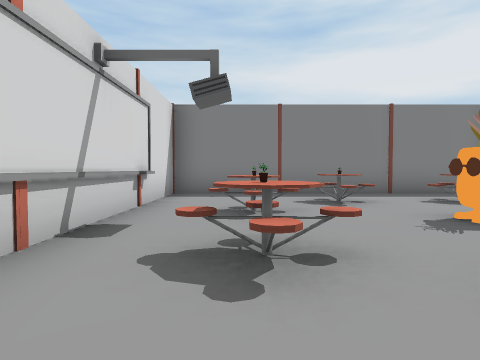
View 1 (above)

18 first-person views from a walk through a 3-D level made in the Unity game engine. The camera is 1.2 m above the floor, tilts 2° down and sees 75° across. Doors are open. The floor is counted in squares, 2 m on a side. Each view is taken from the middle of a square. On the plan, view 1 faces up. The plan holds only what a view shows up to about 9 squares ahead; the rest is blank. The player character is not drawn. Some animated figures are left out.

View 2
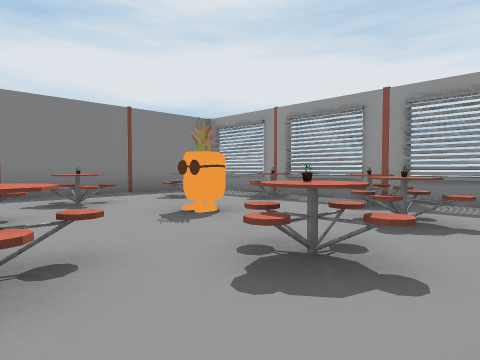

View 3
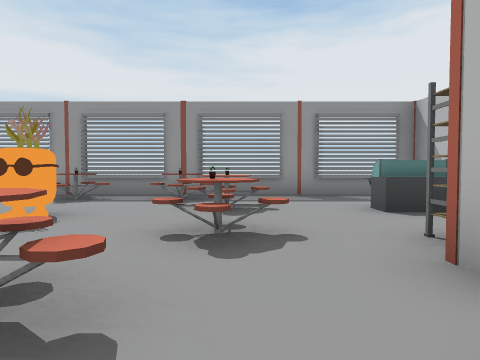

View 4
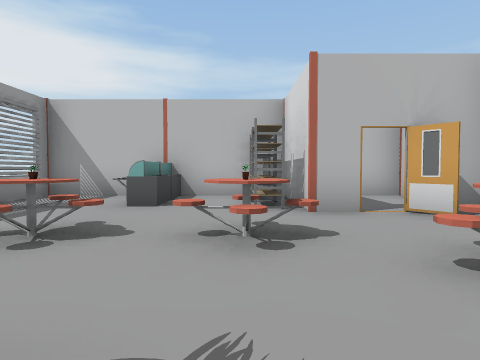

View 5
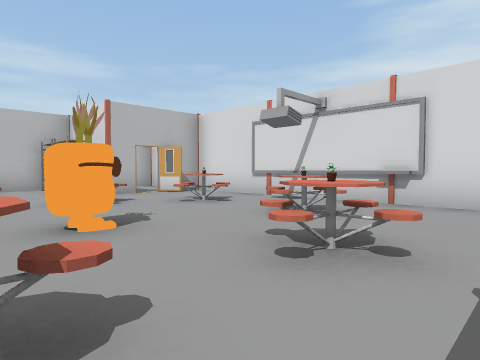

View 6
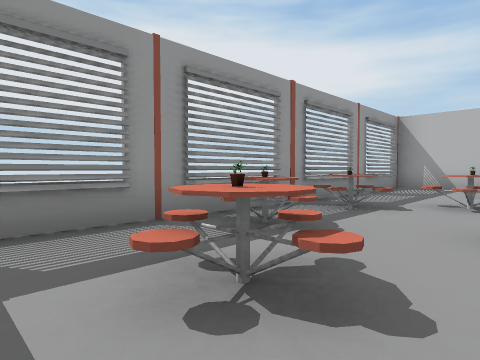

View 7
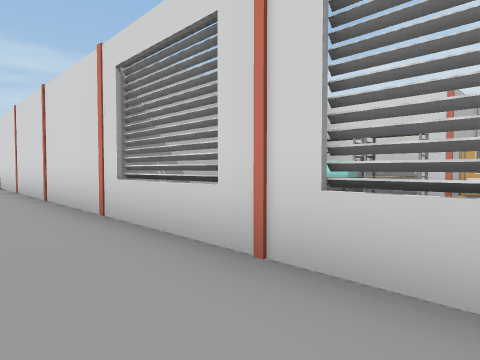

View 8
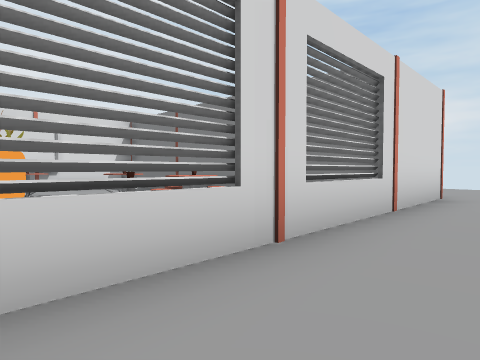

View 9
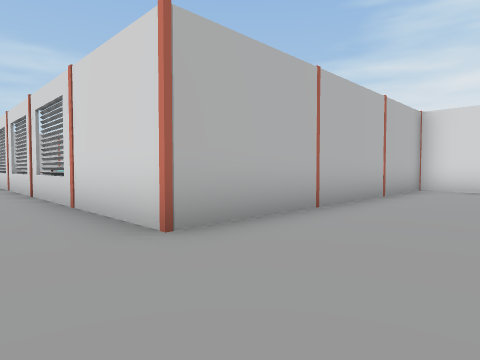

View 10
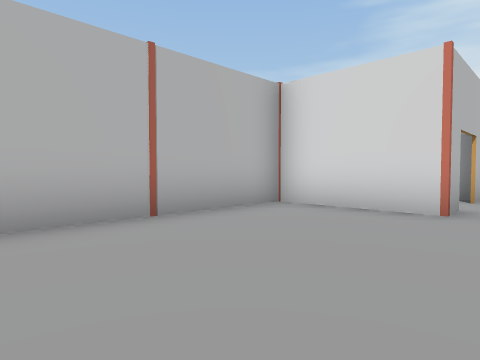

View 11
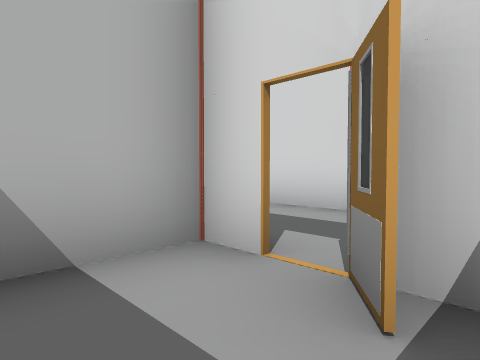

View 12
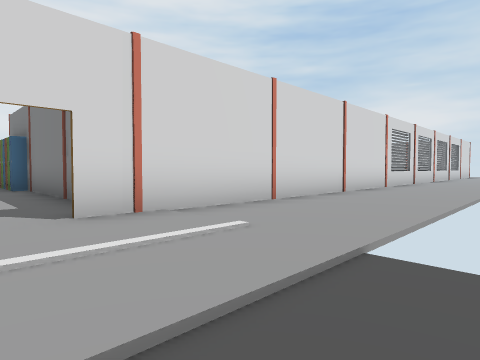

View 13
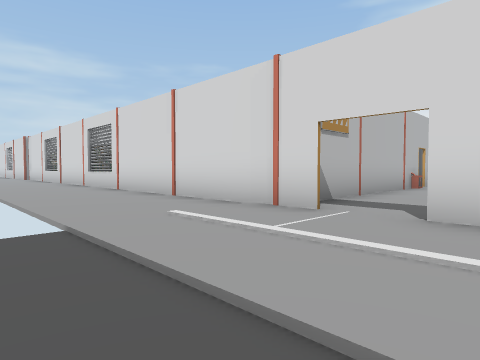

View 14
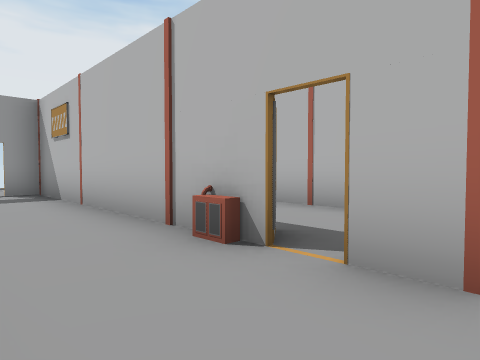

View 15
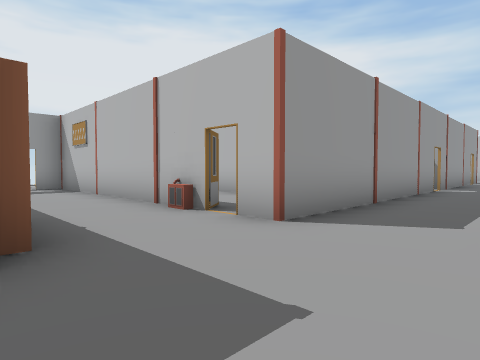

View 16
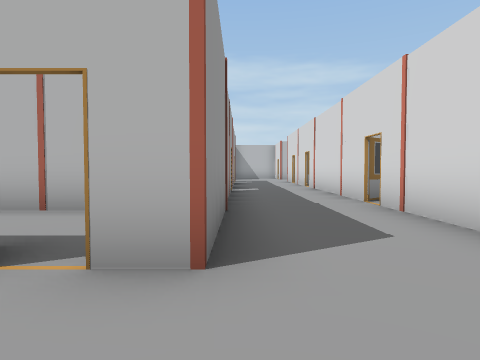

View 17
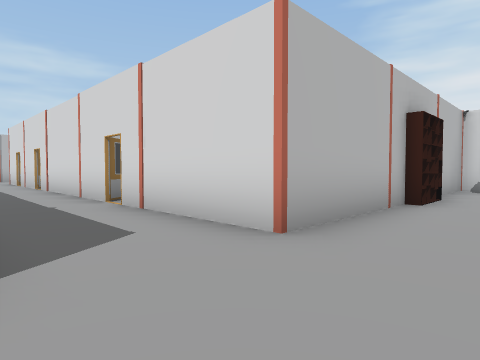

View 18
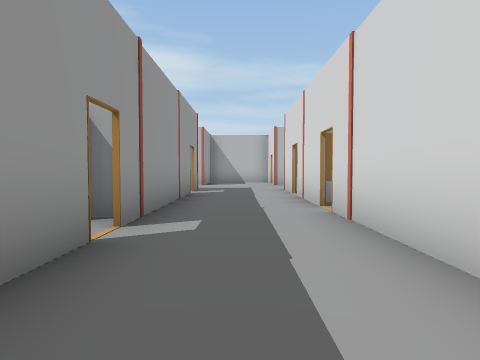

### Floor plan
Key: @ floor where view 1 was taken; # wall or solid block; . floor; D open door; = window, fence, low wall or low ledge; T table; P plant; R rack; L locker; S shelf; O other object.
Columns run from 12 left of view 1 to 10 right of it. Each row starts with its distance up from view 1.
 14            .....
 13         #D#..........
 12           #..........
 11           #..........
 10            ##     #..
  9                   #..
  8              ######.
  7           #.......#..
  6           #...T.T.=..
  5           #.T....T#..
  4           #.T..P.TT..
  3           #.......#..
  2           #.T....TT
  1           #...T.T.=..
  0           #O@.....#..
 -1           O..#R.O.#..
 -2          ....#R.O.=..
 -3         #.O#####O##..
 -4         #.        #..
 -5         #         #..
 -6                    ..
 -7                   #..
 -8                   #..
 -9                    ..
-10                    ..
-11         .    L#####....
-12       ............DD...
-13 #.................DD...
-14 ### S   #.# O######....
-15         #.  ..     ..
-16         #.   ..    ..
-17         O.#####    ..
-18        O..#        ..
-19         #.#        ..
-20         #.O        ..
-21         #..        ..
-22         O.#
-23        OO.#
-24         O.#
-25         O.O
-26        O...
-27         ...

Positions as (right, up) in squares from view 1, and headings:
1: (0, 0), facing up
2: (0, 0), facing up-right
3: (-1, 1), facing right
4: (2, 4), facing down
5: (4, 7), facing down-left
6: (3, 7), facing down-right
7: (8, 1), facing down-left
8: (8, 3), facing up-left
9: (8, 13), facing down-left
10: (3, 14), facing down-left
11: (0, -1), facing down-left
12: (10, -13), facing up-left
13: (10, -11), facing down-left
14: (-2, -12), facing down-right
15: (-4, -11), facing down-right
16: (-2, -12), facing down
17: (-2, -12), facing down-left
18: (-3, -18), facing down
